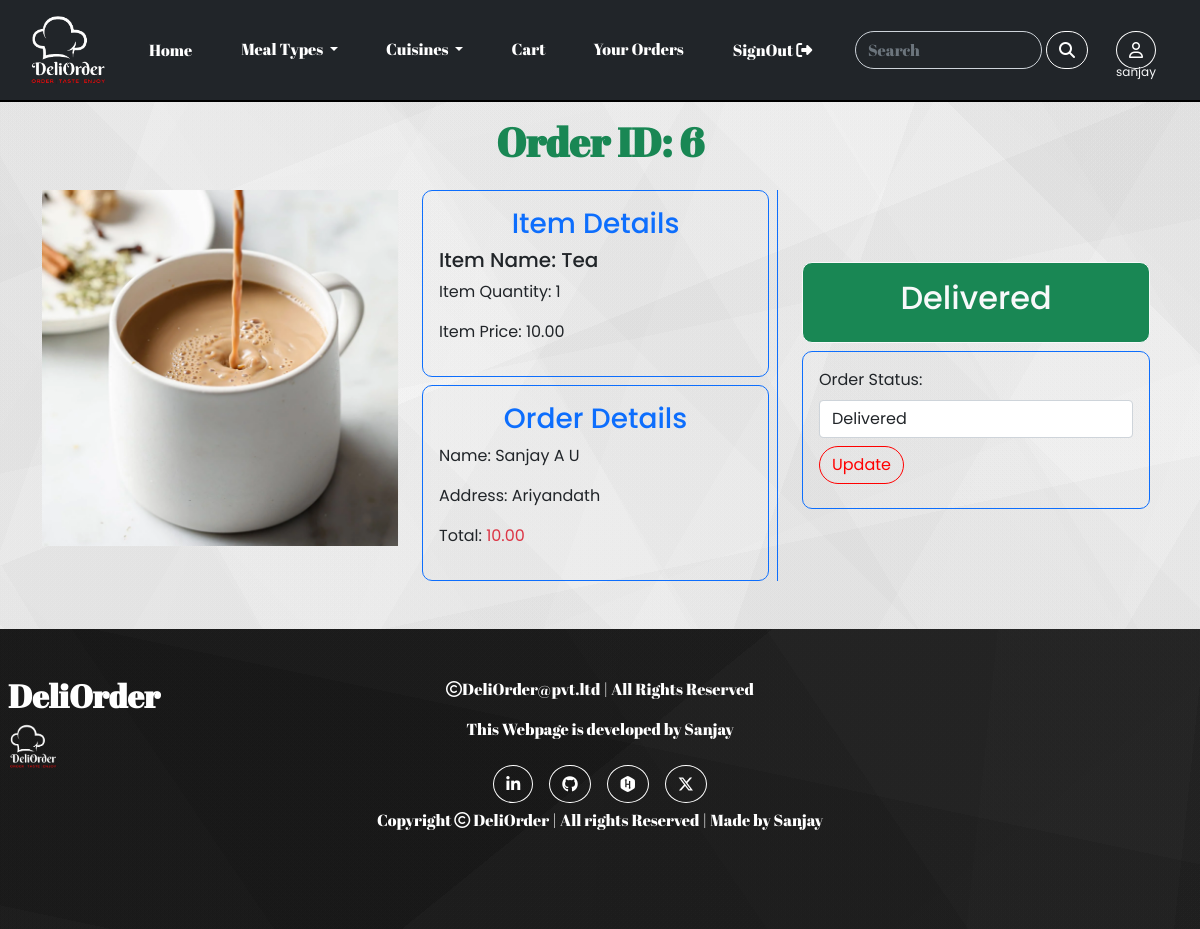
/cart/adminview/6 (signed in), run on the app's committed database.
### food/models.py (models this page shows, shortened)
class Custom_User(AbstractUser):
    phone=models.DecimalField(max_digits=10,decimal_places=0,default=0)
    profile=models.ImageField(upload_to="user",null=True,blank=True)

class FoodItems(models.Model):
    name=models.CharField(max_length=20,default='')
    desc=models.TextField(default='')
    mealType=models.ForeignKey(MealType,on_delete=models.CASCADE)
    cuisine=models.ForeignKey(CuisineType,on_delete=models.CASCADE)
    image=models.ImageField(upload_to='foodItems',null=True,blank=True)
    price=models.DecimalField(max_digits=10,decimal_places=2)
    stock=models.DecimalField(max_digits=3,decimal_places=0,default=0)
    date_added=models.DateTimeField(auto_now_add=True)
    is_today_special=models.BooleanField(default=False)

### cart/models.py (models this page shows, shortened)
class Order(models.Model):
    food_item=models.ForeignKey(FoodItems,on_delete=models.CASCADE)
    user=models.ForeignKey(Custom_User,on_delete=models.CASCADE)
    quantity=models.DecimalField(max_digits=3,decimal_places=0,default=1)
    address=models.TextField(default='')
    phone=models.DecimalField(max_digits=10,decimal_places=0,default=0)
    order_date=models.DateTimeField(auto_now_add=True)
    choices=(('Pending','Pending'),('Order Picked','Order Picked'),('Out For Delivery','Out For Delivery'),('Delivered','Delivered'))
    pay=(('Paid','Paid'),('Cash On Delivery','Cash On Delivery'))
    order_status=models.CharField(max_length=20,choices=choices)
    amount=models.DecimalField(max_digits=10,decimal_places=2,default=0)
    payment_status=models.CharField(max_length=20,choices=pay,default='')

### cart/views.py (the view)
# urls.py: path('adminview/<int:id>',views.admin_view,name='adminview')
@login_required
def admin_view(request,id):
    order = Order.objects.get(id=id)
    if request.method=="POST":
        o=request.POST['order']
        order.order_status=o
        order.save()
        messages.success(request,'Order Status Updated Successfully')
        return redirect('cart:adminlist')
    return render(request,'adminview.html',{'f':order})

### cart/content_processors.py (called while the page is built)
def count(request):
    if (request.user.id==None):
        user=None
    else:
        user = request.user
    cart=Cart.objects.filter(user=user)
    total=0
    for i in cart:
        total+=i.quantity
    return {'count':total}

### food/content_processors.py (called while the page is built)
def meal(request):
    m = MealType.objects.all()
    c = CuisineType.objects.all()
    if request.user.id==None :
        user=None
    else:
        user=request.user
    return {'m':m,'c':c,'user':user}

### templates/adminview.html (shortened to what this page needs)
{% extends 'base.html' %}
{% load static %}
{% block content %}
<div class="container mb-5">
  <h1 class="text-center p-3 fw-bold text-success">Order ID: {{f.id}}</h1>
  <div class="row my-2">
    <div class="col-4">
      <img src="{{f.food_item.image.url}}" width="100%">
    </div>
    <div class="col-4 d-grid align-items-center poppins-regular">
      <div class="d-grid align-items-center border-end border-primary">
        <div class="d-grid align-items-center border border-primary p-3 mb-2 me-2" style="border-radius:10px">
          <h3 class="text-primary text-center">Item Details</h3>
          <h5>Item Name: {{f.food_item.name}}</h5>
          <p>Item Quantity: {{f.quantity}}</p>
          <p>Item Price: {{f.food_item.price}}</p>
        </div>
        <div class="d-grid align-items-center border border-primary p-3 me-2" style="border-radius:10px">
          <h3 class="text-primary text-center">Order Details</h3>
          <p>Name: {{f.user.first_name}} {{f.user.last_name}}</p>
          <p>Address: {{f.address}}</p>
          <p>Total: <span class="text-danger">{{f.amount}}</span></p>
        </div>
      </div>
    </div>
    <div class="col-4 d-grid align-items-center poppins-regular">
      <div class="d-grid align-items-center">
        {% if f.order_status == 'Pending' %}
        <div class="d-grid align-items-center border border-primary p-3 mb-2 me-2" style="border-radius:10px">
          <h2 class="text-danger text-center">{{f.order_status}}</h2>
        </div>
        {% elif f.order_status == 'Order Picked' %}
        <div class="d-grid align-items-center border border-primary p-3 mb-2 me-2" style="border-radius:10px">
          <h2 class="text-primary text-center">{{f.order_status}}</h2>
        </div>
        {% elif f.order_status == 'Out For Delivery' %}
        <div class="d-grid align-items-center border border-primary p-3 mb-2 me-2" style="border-radius:10px">
          <h2 class="text-success text-center">{{f.order_status}}</h2>
        </div>
        {% else %}
        <div class="d-grid align-items-center bg-success border border-light p-3 mb-2 me-2" style="border-radius:10px">
          <h2 class="text-light text-center">{{f.order_status}}</h2>
        </div>
        {% endif %}
        <div class="d-grid align-items-center border border-primary p-3 me-2" style="border-radius:10px">
          <form method="POST">
            <div class="mb-2">
              <label class="form-label">Order Status:</label>
              <select name="order" class="form-control" id="order">
                <option value="Delivered" {% if f.order_status == 'Delivered' %}selected{% endif %}>Delivered</option>
              </select>
            </div>
            <div class="mb-2">
              <input type="submit" class="btn btn-outline-dark-purple" value="Update">
            </div>
          </form>
        </div>
      </div>
    </div>
  </div>
</div>
{% endblock %}

### templates/base.html (shortened to what this page needs)
<!DOCTYPE html>
{% load static %}
<html lang="en">
<head>
  <link href="https://cdn.jsdelivr.net/npm/bootstrap@5.0.2/dist/css/bootstrap.min.css" rel="stylesheet">
  <link rel="stylesheet" href="https://cdnjs.cloudflare.com/ajax/libs/font-awesome/6.5.2/css/all.min.css" />
  <link rel="stylesheet" href="{% static 'css/style.css' %}">
</head>
<body class="abril-fatface">
<header>
<nav class="navbar navbar-expand-lg navbar-dark bg-dark px-3">
  <div class="container-fluid">
    <img class="navbar-brand" src="{% static 'images/logo_white.png' %}" width="80px"></img>
    <div class="collapse navbar-collapse d-flex justify-content-center align-items-center" id="navbarSupportedContent border border-light">
      <ul class="navbar-nav me-auto mb-2 mb-lg-0">
        <li class="nav-item px-3">
          <a class="nav-link active btn" aria-current="page" href="{% url 'food:home' %}">Home</a>
        </li>
        <li class="nav-item px-3 dropdown">
          <a class="nav-link dropdown-toggle active" href="#" id="navbarDropdown" role="button" data-bs-toggle="dropdown" aria-expanded="false">
            Meal Types
          </a>
        </li>
        <li class="nav-item px-3 dropdown">
          <a class="nav-link dropdown-toggle active" href="#"  role="button" data-bs-toggle="dropdown" aria-expanded="false">
            Cuisines
          </a>
        </li>
        {% if user.is_authenticated %}
            {% if count == 0 %}
        <li class="nav-item px-3">
          <a class="nav-link active" href="{% url 'cart:cart' %}">Cart</a>
        </li>
            {% else %}
        <li class="nav-item px-3">
          <a class="nav-link active" href="{% url 'cart:cart' %}">Cart<sup>{{count}}</sup></a>
        </li>
            {% endif %}
        <li class="nav-item px-3">
          <a class="nav-link active" href="{% url 'cart:orderview' %}">Your Orders</a>
        </li>
        <li class="nav-item px-3">
          <a class="nav-link active btn" href="{% url 'food:logout' %}">SignOut <i class="fa-solid fa-right-from-bracket" style="color: #ffffff;"></i></a>
        </li>
        {% endif %}
      </ul>
      <div class="d-flex px-3">
        <form method="POST" action="{% url 'search:search' %}" class="d-flex">
          <input class="form-control me-1" type="search" placeholder="Search" aria-label="Search" id="search" name="search">
          <button type="submit" class="btn btn-outline-purple me-4"><i class="fa-solid fa-magnifying-glass"></i></button>
        </form>
        <div class="ms-1 d-grid">
          {% if user.is_authenticated %}
            <a href="{% url 'food:account' %}" class="btn btn-link"><i class="fa-regular fa-user" style="color: #ffffff;"></i></a>
            <sub class="text-light text-center poppins-regular">{{user}}</sub>
          {% else %}
            <i class="fa-regular fa-user btn btn-link" style="color: #ffffff;"></i>
            <sub class="text-light text-center poppins-regular">guest</sub>
          {% endif %}
        </div>
      </div>
    </div>
    </div>
</nav>
</header>
{% block content %}
{% endblock %}
<footer class="footer">
  <div class="container-fluid py-5 px-2">
    <div class="row">
      <div class="col-3">
        <h2 class="fw-bold">DeliOrder</h2>
        <img src="{% static 'images/logo_white.png' %}" width="50px;">
      </div>
      <div class="col-6">
        <p class="text-center"><i class="fa-regular fa-copyright" style="color: #ffffff;"></i>DeliOrder@pvt.ltd | All Rights Reserved</p>
        <p class="text-center">This Webpage is developed by Sanjay</p>
        <div class="d-flex justify-content-center">
          <a href="https://www.linkedin.com/in/sanjay-a-u/" class="btn btn-link m-2"><i class="fa-brands fa-linkedin-in" style="color: #ffffff;"></i></a>
          <a href="https://github.com/sanjay-au" class="btn btn-link m-2"><i class="fa-brands fa-github" style="color: #ffffff;"></i></a>
          <a href="https://www.hackerrank.com/profile/sanjayau" class="btn btn-link m-2"><i class="fa-brands fa-hackerrank" style="color: #ffffff;"></i></a>
          <a href="https://twitter.com/sanjay_a_u" class="btn btn-link m-2"><i class="fa-brands fa-x-twitter" style="color: #ffffff;"></i></a>
        </div>
        <h6 class="text-center">Copyright <i class="fa-regular fa-copyright" style="color: #ffffff;"></i> DeliOrder | All rights Reserved | Made by Sanjay</h6>
      </div>
    </div>
  </div>
</footer>
</body>
</html>

### data on the page
Custom_User: username "sanjay"
Order: id "6", food_item.image (picture), food_item.name "Tea", quantity "1", food_item.price "10.00", user.first_name "Sanjay", user.last_name "A U", address "Ariyandath", amount "10.00", order_status "Delivered", order "Delivered"
